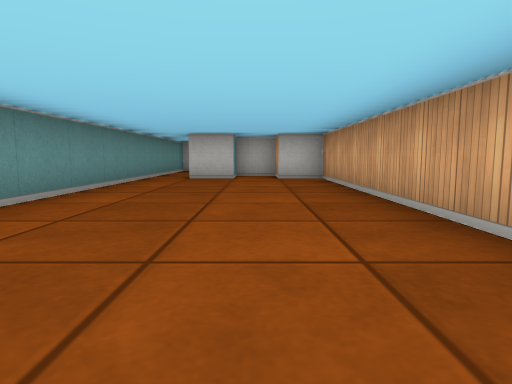
View 1 (above)

12 first-person views from a walk through a cub3D ray-caster map. The camera is about half as high as the walls, tilts 6° down and sees 75° across. The floor is counted in squares. Each view is taken from the middle of a square. On the plan, view 1 faces up. The plan holds only what a view shows up to about 9 squares ahead; the rest is blank.

View 2
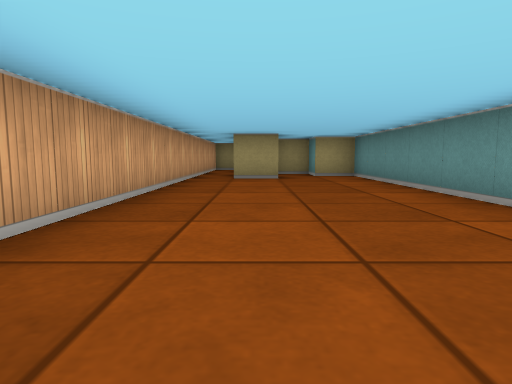

View 3
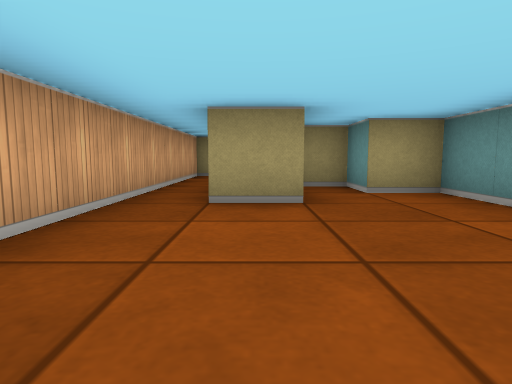

View 4
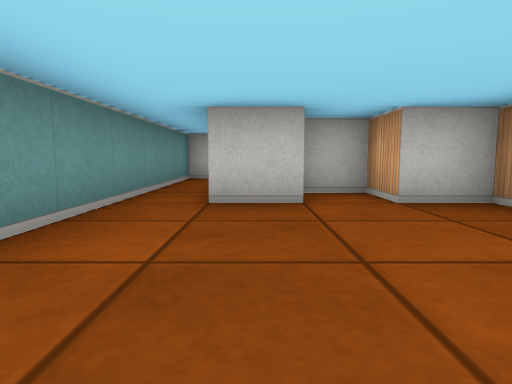

View 5
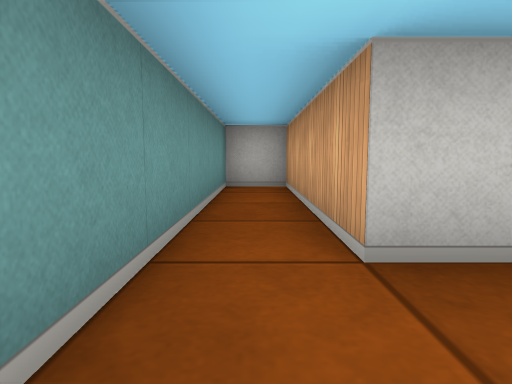

View 6
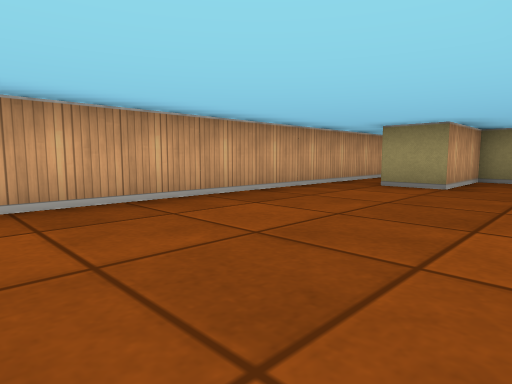

View 7
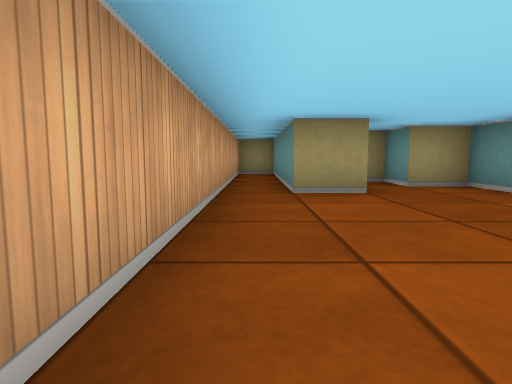

View 8
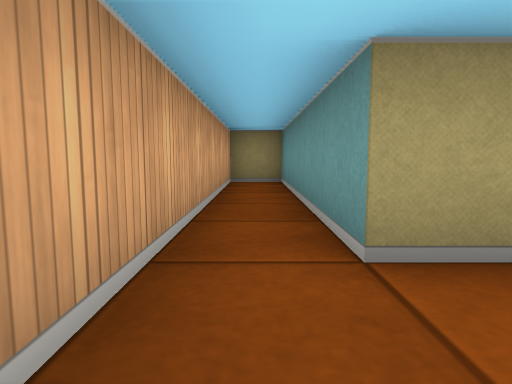

View 9
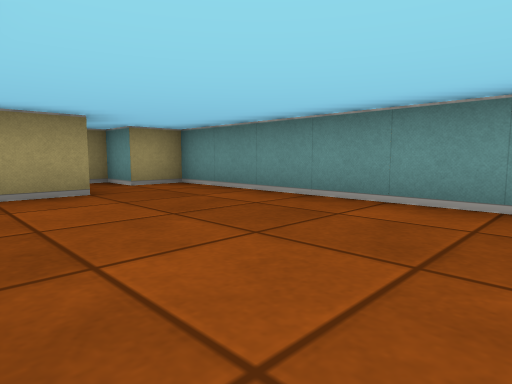

View 10
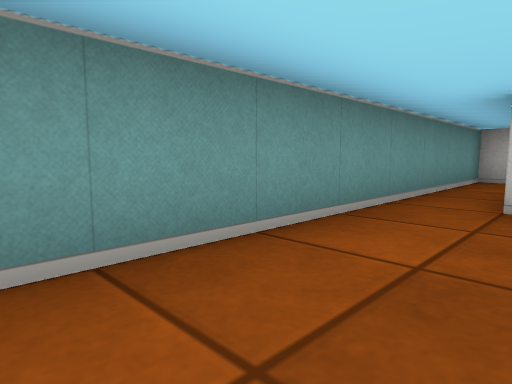

View 11
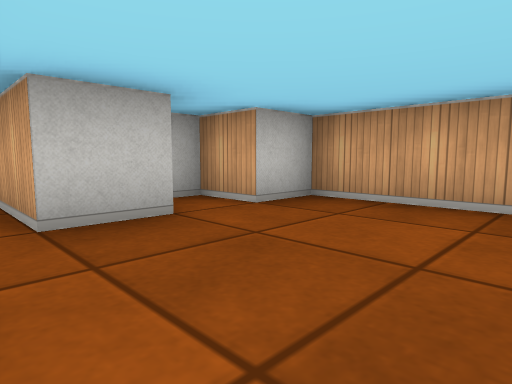

View 12
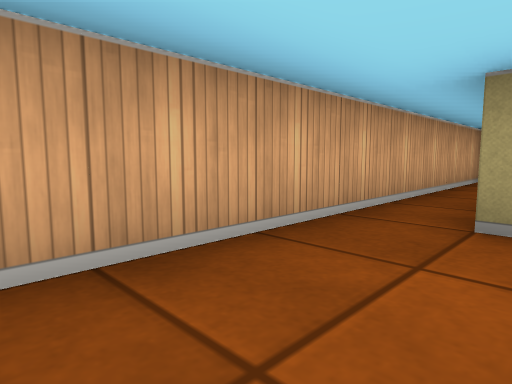

### Floor plan
Points are (right, up) in squares from view 1. A wall is a line through its corners. A room is listed if a view was taken in it or the views show most of it. See-through windows are left out.
Room 1 (views 1, 2, 3, 4, 5, 6, 7, 8, 9, 10, 11, 12)
walls: (-1.5, 7.5) (-1.5, 11.5) (-2.5, 11.5) (-2.5, -2.5) (-1.5, -2.5) (-1.5, -3.5) (-0.5, -3.5) (-0.5, -1.5) (0.5, -1.5) (0.5, -6.5) (1.5, -6.5) (1.5, 7.5) (0.5, 7.5) (0.5, 8.5) (-0.5, 8.5) (-0.5, 7.5) (-1.5, 7.5)

Where each view was taken, in squares from view 1:
view 1: 0 up, 0 right, facing up
view 2: 6 up, 0 right, facing down
view 3: 2 up, 0 right, facing down
view 4: 4 up, 1 left, facing up
view 5: 6 up, 2 left, facing up
view 6: 4 up, 2 left, facing down-right
view 7: 3 up, 1 right, facing down
view 8: 0 up, 1 right, facing down
view 9: 3 up, 1 right, facing down-left
view 10: 4 up, 1 left, facing up-left
view 11: 5 up, 2 left, facing up-right
view 12: 1 up, 0 right, facing down-right
